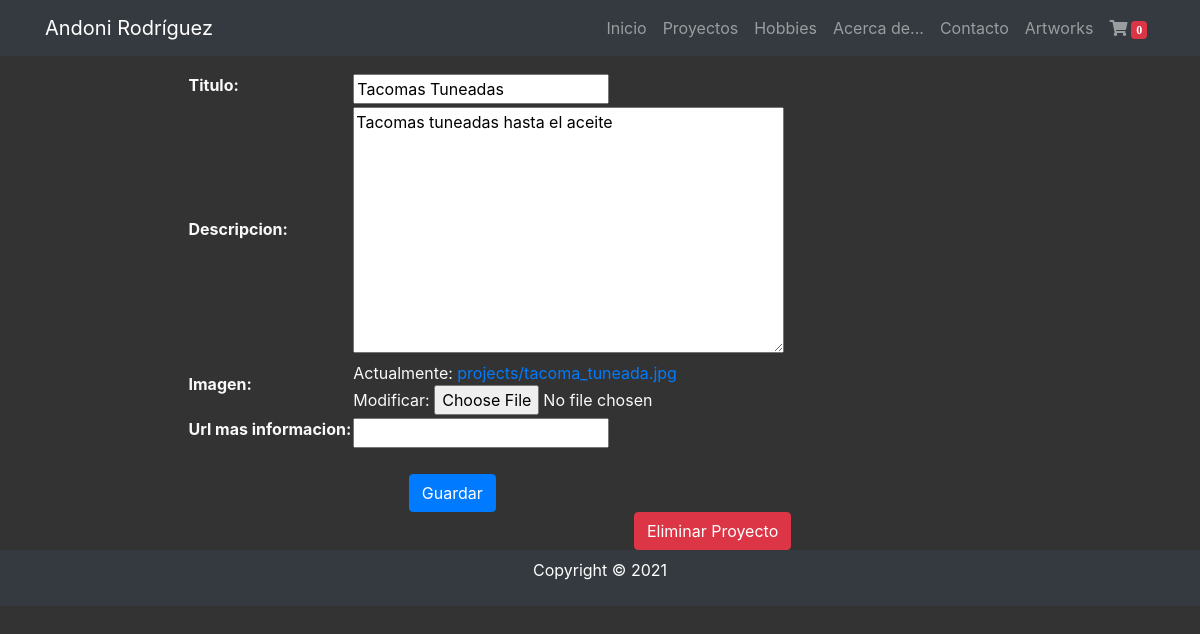
The app's page /proyectos/update/3 with its own data.
### projects/models.py (models this page shows, shortened)
class Project(models.Model):
    title = models.CharField(max_length=200, verbose_name="Titulo")
    description = models.TextField(verbose_name="Descripcion")
    image = models.ImageField(verbose_name="Imagen", upload_to='projects')
    link = models.URLField(
        verbose_name="Url mas informacion", null=True, blank=True)
    created = models.DateTimeField(
        auto_now_add=True, verbose_name="Creado")
    updated = models.DateTimeField(
        auto_now=True, verbose_name="Ultima actualizacion")
    class Meta:
        verbose_name = "Proyecto"
        verbose_name_plural = "Proyectos"
        ordering = ['-created']  # Lo ordena de manera descendente

### projects/views.py (the view, shortened to what this page needs)
# urls.py: path('update/<int:pk>', ProjectUpdateView.as_view(), name='update'),
class ProjectUpdateView(UpdateView):
    model = Project
    form_class = ProjectForm
    template_name_suffix = "_update_form"

### projects/forms.py
class ProjectForm(forms.ModelForm):
    class Meta:
        model = Project
        fields = ['title', 'description', 'image', 'link']

### projects/templates/projects/project_update_form.html (shortened to what this page needs)
{% extends 'core/base.html' %}
{% load static %}
{% block content %}
<main role="main">
  <div class="container">
    <div class="row mt-3">
      <div class="col-md-9 mx-auto text-light">
        <div>
            <form action="" method="post" enctype="multipart/form-data">{% csrf_token %}
                <table>
                    {{ form.as_table }}
                </table>
                <br>
                <div class="col-md-6 mx-auto">
                    <input class="btn btn-primary" type="submit" value="Guardar" />
                </div>
                <div class="col-md-6 mx-auto text-right">
                    <a class="btn btn-danger" href="{% url 'projects:delete' project.id %}"> Eliminar Proyecto</a>
                </div>
            </form>
        </div>
      </div>
    </div>
  </div>
</main>
{% endblock %}

### core/static/core/css/style.css (style rules this page uses)
body { background: #333; color: #fff; }

### records on screen
Project: title "Tacomas Tuneadas", description "Tacomas tuneadas hasta el aceite"
